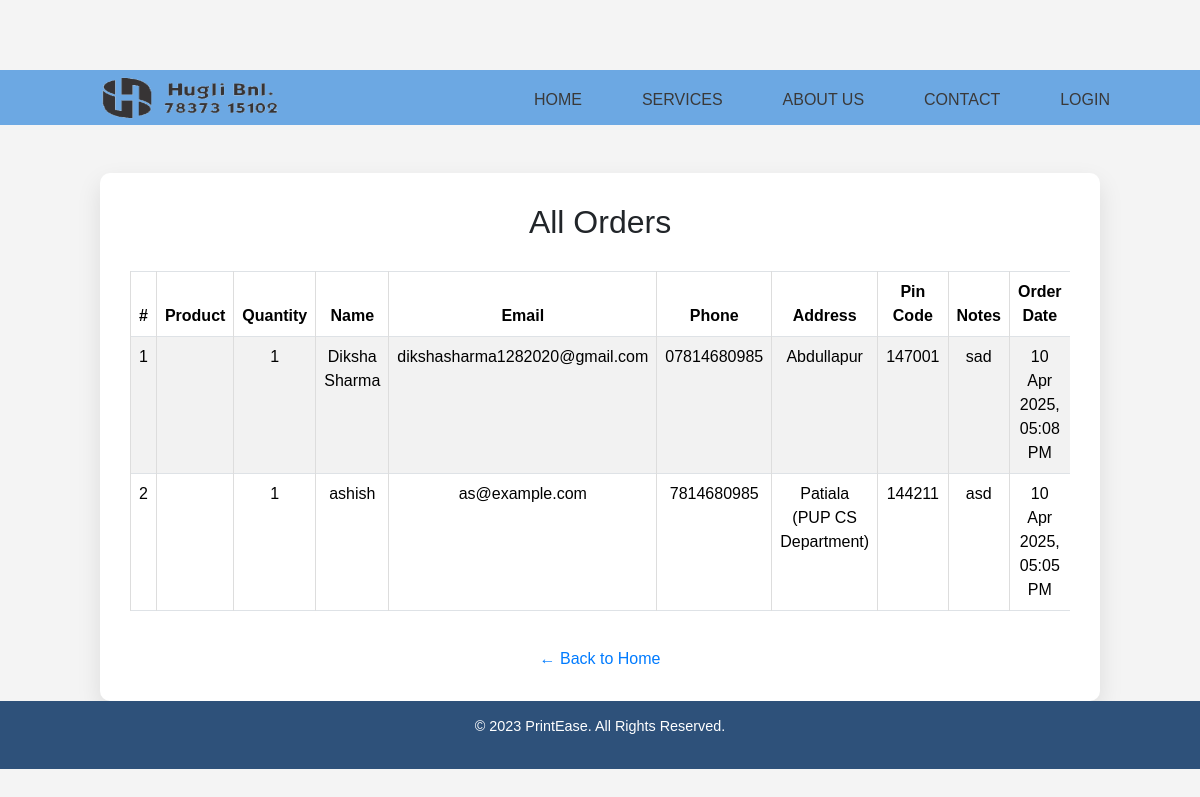
/printease/admin-dashboard/orders/, run on the app's committed database.
### printease/models.py (models this page shows, shortened)
class Order(models.Model):
    name = models.CharField(max_length=100)
    email = models.EmailField(default='default@example.com')
    phone = models.CharField(max_length=15)
    address = models.TextField()
    pincode = models.CharField(max_length=10)
    notes = models.TextField(blank=True, null=True)
    product_name = models.CharField(max_length=255, blank=True, null=True)
    quantity = models.PositiveIntegerField(default=1)
    order_date = models.DateTimeField(auto_now_add=True)
    user = models.ForeignKey(UserModel, related_name="order", on_delete=models.CASCADE)

### printease/views.py (the view)
# urls.py: path('admin-dashboard/orders/', views.view_orders, name='view-orders'),
def view_orders(request):
    orders = Order.objects.all().order_by('-order_date')
    return render(request, 'HUGLI-1-2-3/dashboard/view_orders.html', {'orders': orders})

### templates/HUGLI-1-2-3/dashboard/view_orders.html (shortened to what this page needs)
<!DOCTYPE html>
{% load static %}
<html lang="en">
  <head>
    <link rel="stylesheet" href="{% static 'STYLES/STYLES.CSS' %}" />
    <link rel="stylesheet" href="https://cdn.jsdelivr.net/npm/bootstrap@5.3.3/dist/css/bootstrap.min.css" />
    <link rel="stylesheet" href="https://cdnjs.cloudflare.com/ajax/libs/font-awesome/6.5.0/css/all.min.css" />
  </head>
  <body>
    <nav class="navbar">
      <div class="logo">
        <img src="{% static 'assets/logo.png' %}" alt="PrintEase Logo" />
      </div>
      <ul class="nav-links">
        <li><a href="{% url 'index' %}">HOME</a></li>
        <li><a href="{% url 'services' %}">SERVICES</a></li>
        <li><a href="{% url 'aboutus' %}">ABOUT US</a></li>
        <li><a href="{% url 'contactus' %}">CONTACT</a></li>
        {% if user.is_authenticated %}
          <li><a href="{% url 'logout' %}">LOGOUT</a></li>
        {% else %}
          <li><a href="{% url 'login' %}">LOGIN</a></li>
        {% endif %}
      </ul>
    </nav>
    <div class="container mt-5">
      <h2>All Orders</h2>
      {% if orders %}
        <div class="table-responsive">
          <table class="table table-striped table-bordered">
            <thead>
              <tr>
                <th>#</th>
                <th>Product</th>
                <th>Quantity</th>
                <th>Name</th>
                <th>Email</th>
                <th>Phone</th>
                <th>Address</th>
                <th>Pin Code</th>
                <th>Notes</th>
                <th>Order Date</th>
              </tr>
            </thead>
            <tbody>
              {% for order in orders %}
                <tr>
                  <td>{{ forloop.counter }}</td>
                  <td>{{ order.product }}</td>
                  <td>{{ order.quantity }}</td>
                  <td>{{ order.name }}</td>
                  <td>{{ order.email }}</td>
                  <td>{{ order.phone }}</td>
                  <td>{{ order.address }}</td>
                  <td>{{ order.pincode }}</td>
                  <td>{{ order.notes|default:"-" }}</td>
                  <td>{{ order.order_date|date:"d M Y, h:i A" }}</td>
                </tr>
              {% endfor %}
            </tbody>
          </table>
        </div>
      {% else %}
        <p class="text-center">No orders found.</p>
      {% endif %}
      <div class="back-link">
        <a href="{% url 'index' %}">&larr; Back to Home</a>
      </div>
    </div>
    <footer>
        <p>&copy; 2023 PrintEase. All Rights Reserved.</p>
    </footer>
  </body>
</html>

### templates/HUGLI-1-2-3/dashboard/view_orders.html (style rules this page uses)
body { font-family: 'Abel', sans-serif; background-color: #f4f4f4; padding-top: 70px; }
.container { max-width: 1000px; background: #fff; padding: 30px; border-radius: 10px; box-shadow: 0 10px 25px rgba(0, 0, 0, 0.1); }
h2 { text-align: center; margin-bottom: 30px; }
table { width: 100%; border-collapse: collapse; }
th, td { padding: 12px 15px; border: 1px solid #ddd; text-align: center; }
th { background-color: #007bff; color: #fff; }
tr:nth-child(even) { background-color: #f9f9f9; }
.back-link { display: block; margin-top: 20px; text-align: center; }
.back-link a { text-decoration: none; color: #007bff; font-weight: 500; }
footer { background: #2e517a; color: white; text-align: center; padding: 15px; margin-top: auto; font-size: 0.9rem; }

### data on the page
Order: quantity "1", name "Diksha Sharma", email "dikshasharma1282020@gmail.com", phone "07814680985", address "Abdullapur", pincode "147001", notes "sad", order_date "10 Apr 2025, 05:08 PM"
Order: quantity "1", name "ashish", email "as@example.com", phone "7814680985", address "Patiala (PUP CS Department)", pincode "144211", notes "asd", order_date "10 Apr 2025, 05:05 PM"
